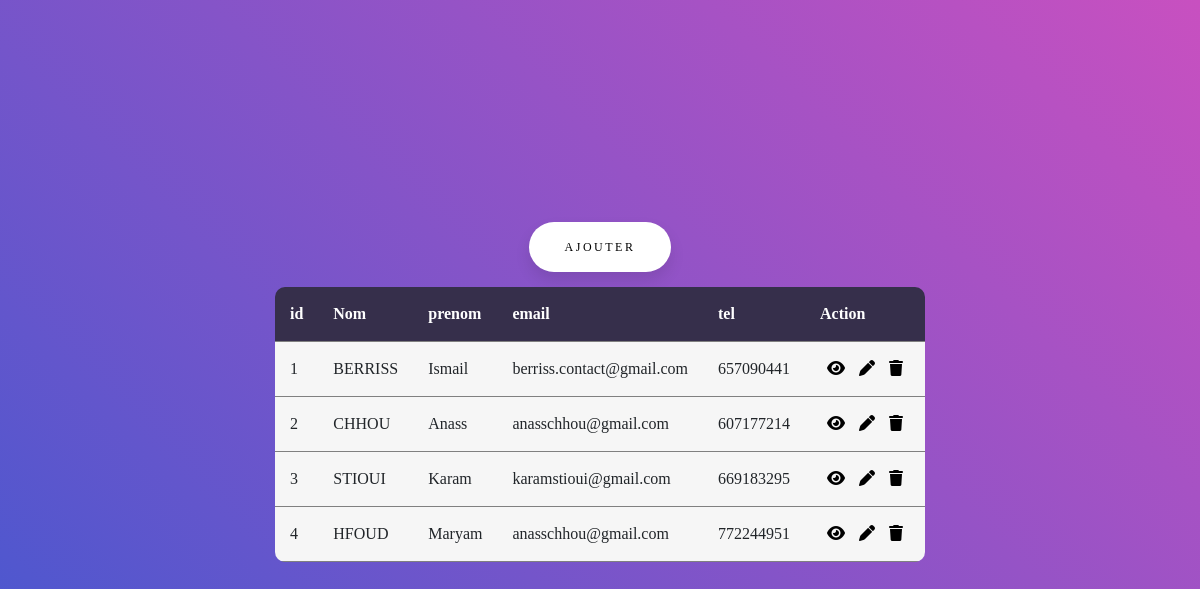
The page / on the database its author committed.
### tables this page shows
CREATE TABLE `user` (
  `id` int(11) NOT NULL,
  `nom` varchar(30) DEFAULT NULL,
  `prenom` varchar(30) DEFAULT NULL,
  `email` varchar(100) DEFAULT NULL,
  `tel` int(11) DEFAULT NULL
);

### index.php (the view, shortened to what this page needs)
<!doctype html>
<html lang="en">
<head>
    <link rel="stylesheet" href="css/bootstrap.min.css" />
    <link rel="stylesheet" href="css/all.min.css" />
    <link rel="stylesheet" href="css/style.css" />
</head>
<body>
    <div class="holder">
        <a class="ajouter" href="insert.php">Ajouter</a>
        <div class="table">
            <?php
                require_once "config.php";
                $sql = "select * from user";
                $result = $conn->query($sql);
                if($result->num_rows > 0) {
                    echo '<table> <tr><th> id </th><th> Nom </th><th>prenom</th><th>email</th><th>tel</th><th>Action</th></tr>';
                    while($row = $result->fetch_assoc()) {
                        echo '<tr>';
                            echo '<td>' . $row["id"] . '</td>';
                            echo '<td>' . $row["nom"] . '</td>';
                            echo '<td>' . $row["prenom"] . '</td>';
                            echo '<td>' . $row["email"] . '</td>';
                            echo '<td>' . $row["tel"] . '</td>';
                            echo '<td>';
                                echo '<a href="read.php?id=' . $row["id"] . '"><i class="fa-solid fa-eye"></i></a>';
                                echo '<a href="modifier.php?id=' . $row["id"] .'"><i class="fa-solid fa-pen"></i></a>';
                                echo '<a type="button" data-bs-toggle="modal" data-bs-target="#suppModal' . $row["id"] . '"><i class="fa-solid fa-trash"></i></a>';
                                ?>
                                <?php
                            echo '</td>';
                        echo'<tr>';
                    }
                    echo '</table>';
                }
            ?>
        </div>
    </div>
</body>
</html>

### css/style.css (style rules this page uses)
* { -webkit-box-sizing: border-box; -moz-box-sizing: border-box; box-sizing: border-box; }
body { margin: 0; font-family: Consolas, serif; }
.holder { width: 100%; min-height: calc(100vh); display: flex; flex-direction: column; justify-content: center; align-items: center; background: linear-gradient(45deg, #4158d0, #c850c0); }
.ajouter { text-decoration: none; margin-bottom: 15px; padding: 1.3em 3em; font-size: 12px; text-transform: uppercase; letter-spacing: 2.5px; font-weight: 500; color: #000; background-color: #fff; border: none; border-radius: 45px; box-shadow: 0px 8px 15px rgba(0, 0, 0, 0.1); transition: all 0.3s ease 0s; cursor: pointer; outline: none; }
.table { width: fit-content; }
table { border-collapse: collapse; border-radius: 10px; overflow: hidden; }
td, th { padding: 15px; }
td { background-color: #f6f6f6; }
th { background-color: #362f4b; color: white; }
a { padding: 0 7px; color: black !important; }

### rows shown on the page
user: id "1", nom "BERRISS", prenom "Ismail", email "berriss.contact@gmail.com", tel "657090441"
user: id "2", nom "CHHOU", prenom "Anass", email "anasschhou@gmail.com", tel "607177214"
user: id "3", nom "STIOUI", prenom "Karam", email "karamstioui@gmail.com", tel "669183295"
user: id "4", nom "HFOUD", prenom "Maryam", email "anasschhou@gmail.com", tel "772244951"
